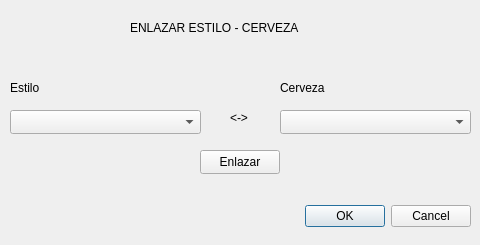
<?xml version="1.0" encoding="UTF-8"?>
<ui version="4.0">
 <class>VentanaEnlazarEstiloCerveza</class>
 <widget class="QDialog" name="VentanaEnlazarEstiloCerveza">
  <property name="geometry">
   <rect>
    <x>0</x>
    <y>0</y>
    <width>480</width>
    <height>245</height>
   </rect>
  </property>
  <property name="windowTitle">
   <string>Dialog</string>
  </property>
  <widget class="QDialogButtonBox" name="buttonBox">
   <property name="geometry">
    <rect>
     <x>300</x>
     <y>200</y>
     <width>171</width>
     <height>32</height>
    </rect>
   </property>
   <property name="orientation">
    <enum>Qt::Horizontal</enum>
   </property>
   <property name="standardButtons">
    <set>QDialogButtonBox::Cancel|QDialogButtonBox::Ok</set>
   </property>
  </widget>
  <widget class="QLabel" name="label">
   <property name="geometry">
    <rect>
     <x>230</x>
     <y>110</y>
     <width>59</width>
     <height>16</height>
    </rect>
   </property>
   <property name="text">
    <string>&lt;-&gt;</string>
   </property>
  </widget>
  <widget class="QComboBox" name="comboCervezas">
   <property name="geometry">
    <rect>
     <x>280</x>
     <y>110</y>
     <width>191</width>
     <height>24</height>
    </rect>
   </property>
  </widget>
  <widget class="QLabel" name="label_2">
   <property name="geometry">
    <rect>
     <x>10</x>
     <y>80</y>
     <width>59</width>
     <height>16</height>
    </rect>
   </property>
   <property name="text">
    <string>Estilo</string>
   </property>
  </widget>
  <widget class="QLabel" name="label_4">
   <property name="geometry">
    <rect>
     <x>130</x>
     <y>20</y>
     <width>181</width>
     <height>16</height>
    </rect>
   </property>
   <property name="text">
    <string>ENLAZAR ESTILO - CERVEZA</string>
   </property>
  </widget>
  <widget class="QPushButton" name="btnEnlazar">
   <property name="geometry">
    <rect>
     <x>200</x>
     <y>150</y>
     <width>80</width>
     <height>24</height>
    </rect>
   </property>
   <property name="text">
    <string>Enlazar</string>
   </property>
  </widget>
  <widget class="QLabel" name="label_3">
   <property name="geometry">
    <rect>
     <x>280</x>
     <y>80</y>
     <width>59</width>
     <height>16</height>
    </rect>
   </property>
   <property name="text">
    <string>Cerveza</string>
   </property>
  </widget>
  <widget class="QComboBox" name="comboEstilos">
   <property name="geometry">
    <rect>
     <x>10</x>
     <y>110</y>
     <width>191</width>
     <height>24</height>
    </rect>
   </property>
  </widget>
 </widget>
 <resources/>
 <connections>
  <connection>
   <sender>buttonBox</sender>
   <signal>accepted()</signal>
   <receiver>VentanaEnlazarEstiloCerveza</receiver>
   <slot>accept()</slot>
   <hints>
    <hint type="sourcelabel">
     <x>248</x>
     <y>254</y>
    </hint>
    <hint type="destinationlabel">
     <x>157</x>
     <y>274</y>
    </hint>
   </hints>
  </connection>
  <connection>
   <sender>buttonBox</sender>
   <signal>rejected()</signal>
   <receiver>VentanaEnlazarEstiloCerveza</receiver>
   <slot>reject()</slot>
   <hints>
    <hint type="sourcelabel">
     <x>316</x>
     <y>260</y>
    </hint>
    <hint type="destinationlabel">
     <x>286</x>
     <y>274</y>
    </hint>
   </hints>
  </connection>
 </connections>
</ui>
